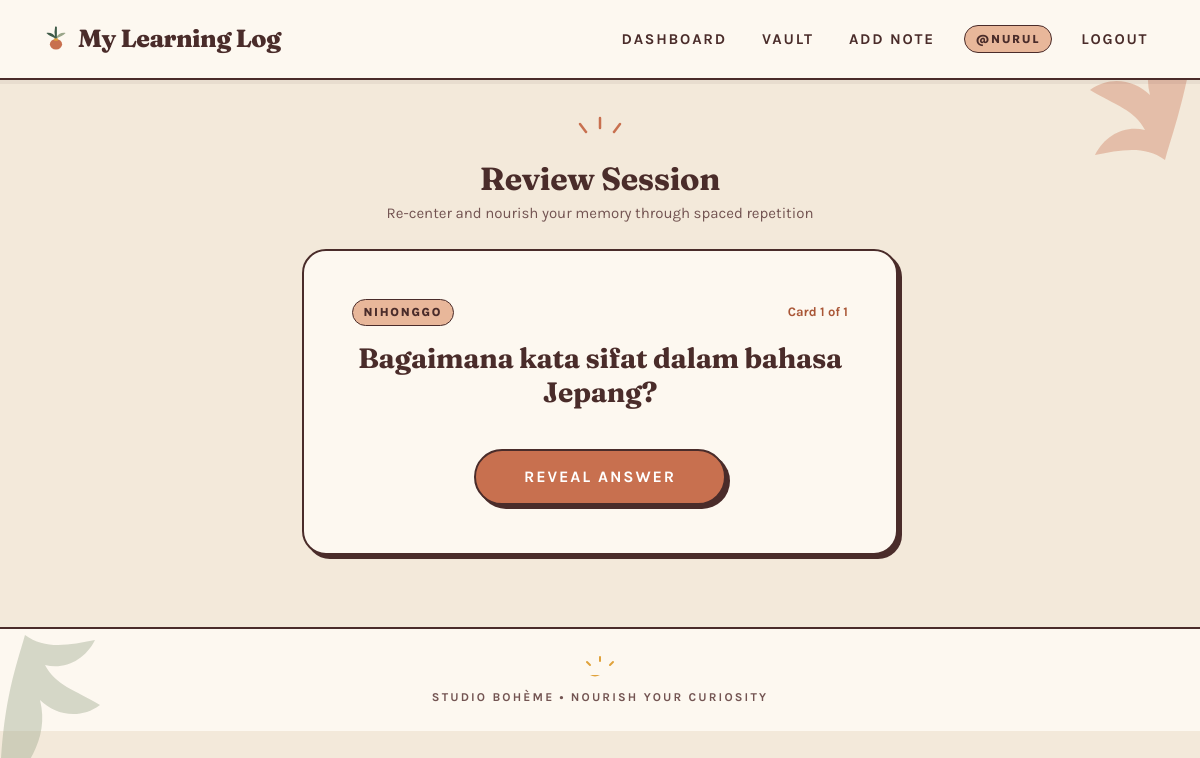
The page /review_session (signed in) on the database its author committed.
### models.py (models this page shows)
class Entry(db.Model):
    id = db.Column(db.Integer, primary_key=True)
    title = db.Column(db.String(150), nullable=False)
    content = db.Column(db.Text, nullable=False) # Detail materi
    summary = db.Column(db.String(250), nullable=False) # Ringkasan / Kunci jawaban
    category_id = db.Column(db.Integer, db.ForeignKey('category.id'), nullable=False)
    user_id = db.Column(db.Integer, db.ForeignKey('user.id'), nullable=True)
    difficulty = db.Column(db.String(20), default='medium') # easy, medium, hard
    created_at = db.Column(db.DateTime, default=datetime.now)
    review_count = db.Column(db.Integer, default=0)
    next_review = db.Column(db.DateTime, default=datetime.now)

class Category(db.Model):
    id = db.Column(db.Integer, primary_key=True)
    name = db.Column(db.String(50), nullable=False, unique=True)
    entries = db.relationship('Entry', backref='category', lazy=True)

### app.py (the view)
@app.route('/review_session')
def review_session():
    user_id = get_current_user_id()
    now = datetime.now()
    due_entries = Entry.query.filter(Entry.user_id == user_id, Entry.next_review <= now).all()
    is_practice = False
    if not due_entries:
        due_entries = Entry.query.filter_by(user_id=user_id).order_by(db.func.random()).limit(5).all()
        is_practice = bool(due_entries)
    return render_template('review.html', entries=due_entries, is_practice=is_practice)

### app.py (called while the page is built)
@app.before_request
def rate_limit_check():
    if request.method == 'POST' or request.path.startswith('/api/'):
        client_ip = request.headers.get('X-Forwarded-For', request.remote_addr or '127.0.0.1').split(',')[0].strip()
        if is_rate_limited(client_ip, limit=80, window=60):
            if request.is_json or request.path.startswith('/api/'):
                return jsonify({'error': 'Rate limit exceeded. Please wait a moment.'}), 429
            abort(429, description="Too many requests. Please slow down.")

@app.before_request
def enforce_authentication():
    public_endpoints = {'login', 'register', 'static'}
    if request.endpoint in public_endpoints:
        return
    if User.query.count() == 0:
        if request.endpoint != 'register':
            return redirect(url_for('register'))
        return
    if not session.get('user_id'):
        if request.is_json or request.path.startswith('/api/'):
            return jsonify({'error': 'Authentication required. Please sign in.'}), 401
        return redirect(url_for('login', next=request.path))

@app.after_request
def set_security_headers(response):
    response.headers['X-Content-Type-Options'] = 'nosniff'
    response.headers['X-Frame-Options'] = 'DENY'
    response.headers['X-XSS-Protection'] = '1; mode=block'
    response.headers['Referrer-Policy'] = 'strict-origin-when-cross-origin'
    response.headers['Content-Security-Policy'] = (
        "default-src 'self'; "
        "style-src 'self' 'unsafe-inline' https://cdn.jsdelivr.net https://fonts.googleapis.com; "
        "font-src 'self' https://fonts.gstatic.com; "
        "script-src 'self' 'unsafe-inline' https://cdn.jsdelivr.net; "
        "img-src 'self' data:; "
        "connect-src 'self';"
    )
    return response

def get_current_user_id():
    return session.get('user_id')

### templates/review.html (shortened to what this page needs)
{% extends 'base.html' %}
{% block content %}
<div class="container text-center" style="max-width: 620px;">
    <header class="mb-4">
        <div class="mb-2" aria-hidden="true">
        </div>
        <h1 class="h2 boho-headline mb-1">Review Session</h1>
        {% if is_practice %}
        <span class="boho-pill-label d-inline-block mb-1">Practice Mode &bull; Refreshing Stored Knowledge</span>
        {% else %}
        <p class="boho-helper-text">Re-center and nourish your memory through spaced repetition</p>
        {% endif %}
    </header>
    {% if entries|length == 0 %}
    <article class="boho-card p-5">
        <div class="mb-3" aria-hidden="true">
            <svg viewBox="0 0 64 64" width="48" height="48" fill="none">
                <circle cx="32" cy="32" r="16" fill="var(--color-mustard)"/>
                <path d="M32 16 C30 8 20 4 12 6 C16 12 20 14 30 16 Z" fill="var(--color-forest)"/>
                <path d="M32 16 C34 8 44 4 52 6 C48 12 44 14 34 16 Z" fill="var(--color-sage)"/>
            </svg>
        </div>
        <h2 class="h4 boho-headline mb-2">All Caught Up!</h2>
        <p class="boho-helper-text mb-4">No reviews are due right now. Go explore and learn something inspiring!</p>
        <a href="{{ url_for('dashboard') }}" class="btn btn-boho-primary">Back to Studio</a>
    </article>
    {% else %}
    <div id="flashcard-container">
        {% for entry in entries %}
        <article class="flashcard boho-card p-4 p-md-5" id="card-{{ loop.index }}" style="display: {{ 'block' if loop.first else 'none' }};">
            <div class="d-flex justify-content-between align-items-center mb-3">
                <span class="boho-pill-label">{{ entry.category.name }}</span>
                <span class="boho-due-badge">Card {{ loop.index }} of {{ entries|length }}</span>
            </div>
            <h2 class="h3 boho-headline mb-4 text-center">{{ entry.title }}</h2>
            <button id="btn-show-{{ loop.index }}" onclick="showAnswer('{{ loop.index }}')" class="btn btn-boho-primary mt-3 px-5">
                <span>Reveal Answer</span>
            </button>
        </article>
        {% endfor %}
    </div>
    {% endif %}
</div>
{% endblock %}

### static/css/style.css (style rules this page uses)
:root { --bg-oat: #f3e9da; --bg-card: #fdf8f0; --bg-card-alt: #f6ebd8; --bg-arch-light: #fbeee1; --color-terracotta: #c8704f; --color-terracotta-dark: #a95636; --color-terracotta-light: #df8f72; --color-sage: #9aa68a; --color-sage-light: #c2cdb7; --color-sage-soft: #e5ece0; --color-forest: #3f5b48; --color-forest-dark: #2a3e31; --color-mustard: #e0a23b; --color-mustard-light: #f5c873; --color-blush: #e8b79a; --color-blush-soft: #f4d9ca; --color-aubergine: #4a2c2a; --color-aubergine-dark: #321c1a; --color-aubergine-muted: #735452; --heat-0: #e7dac7; --heat-1: #e8b79a; --heat-2: #e0a23b; --heat-3: #c8704f; --heat-4: #3f5b48; --border-boho: #4a2c2a; --border-subtle: #d6c6b0; --font-display: 'Fraunces', Georgia, serif; --font-body: 'Karla', system-ui, sans-serif; }
body.boho-body { background-color: var(--bg-oat); color: var(--color-aubergine); font-family: var(--font-body); font-size: 1.0625rem; line-height: 1.6; margin: 0; padding: 0; min-height: 100vh; position: relative; -webkit-font-smoothing: antialiased; }
h1, h2, h3, h4, h5, h6, .boho-headline { font-family: var(--font-display); color: var(--color-aubergine); font-weight: 700; line-height: 1.2; letter-spacing: -0.01em; }
.boho-card { background-color: var(--bg-card); border: 2.5px solid var(--border-boho); border-radius: 24px; box-shadow: 4px 4px 0px var(--border-boho); position: relative; z-index: 10; transition: transform 0.2s ease, box-shadow 0.2s ease; }
.btn-boho-primary, .btn-boho-secondary { font-family: var(--font-body); font-size: 1rem; font-weight: 700; text-transform: uppercase; letter-spacing: 0.12em; border-radius: 999px; border: 2.5px solid var(--border-boho); padding: 0.85rem 1.75rem; position: relative; text-decoration: none; display: inline-flex; align-items: center; justify-content: center; box-shadow: 4px 4px 0px var(--border-boho); transition: transform 0.12s ease, box-shadow 0.12s ease, background-color 0.2s ease; }
.btn-boho-primary { background-color: var(--color-terracotta); color: #ffffff !important; }
.boho-pill-label { font-family: var(--font-body); font-size: 0.75rem; font-weight: 800; text-transform: uppercase; letter-spacing: 0.14em; background-color: var(--color-blush); color: var(--color-aubergine); border: 1.5px solid var(--border-boho); border-radius: 999px; padding: 0.2rem 0.65rem; }
.boho-helper-text { font-size: 0.9375rem; color: var(--color-aubergine-muted); line-height: 1.45; }
.boho-due-badge { font-family: var(--font-body); font-size: 0.8125rem; font-weight: 700; color: var(--color-terracotta-dark); }

### rows shown on the page
Entry: category.name "NIHONGGO", entries "1", title "Bagaimana kata sifat dalam bahasa Jepang?"

### other values the page prints
{{ session.get('username') }} "NURUL"
